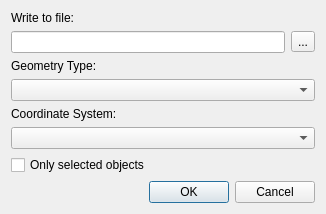
<?xml version="1.0" encoding="UTF-8"?>
<ui version="4.0">
 <class>ExtractGeometryDlg</class>
 <widget class="QDialog" name="ExtractGeometryDlg">
  <property name="geometry">
   <rect>
    <x>0</x>
    <y>0</y>
    <width>326</width>
    <height>207</height>
   </rect>
  </property>
  <property name="minimumSize">
   <size>
    <width>0</width>
    <height>0</height>
   </size>
  </property>
  <property name="maximumSize">
   <size>
    <width>1000</width>
    <height>1000</height>
   </size>
  </property>
  <property name="windowTitle">
   <string>Delta Transform</string>
  </property>
  <property name="windowIcon">
   <iconset resource="../../../Code/Tools/GuiFoundation/QtResources/resources.qrc">
    <normaloff>:/GuiFoundation/Icons/ezEditor16.png</normaloff>:/GuiFoundation/Icons/ezEditor16.png</iconset>
  </property>
  <layout class="QVBoxLayout" name="verticalLayout">
   <item>
    <widget class="QLabel" name="label">
     <property name="text">
      <string>Write to file:</string>
     </property>
    </widget>
   </item>
   <item>
    <layout class="QHBoxLayout" name="horizontalLayout">
     <item>
      <widget class="QLineEdit" name="DestinationFile"/>
     </item>
     <item>
      <widget class="QToolButton" name="BrowseButton">
       <property name="text">
        <string>...</string>
       </property>
      </widget>
     </item>
    </layout>
   </item>
   <item>
    <widget class="QLabel" name="label_2">
     <property name="text">
      <string>Geometry Type:</string>
     </property>
    </widget>
   </item>
   <item>
    <widget class="QComboBox" name="ExtractionMode"/>
   </item>
   <item>
    <widget class="QLabel" name="label_3">
     <property name="text">
      <string>Coordinate System:</string>
     </property>
    </widget>
   </item>
   <item>
    <widget class="QComboBox" name="CoordinateSystem"/>
   </item>
   <item>
    <widget class="QCheckBox" name="ExtractOnlySelection">
     <property name="text">
      <string>Only selected objects</string>
     </property>
    </widget>
   </item>
   <item>
    <spacer name="verticalSpacer">
     <property name="orientation">
      <enum>Qt::Vertical</enum>
     </property>
     <property name="sizeHint" stdset="0">
      <size>
       <width>20</width>
       <height>13</height>
      </size>
     </property>
    </spacer>
   </item>
   <item>
    <widget class="QDialogButtonBox" name="ButtonBox">
     <property name="standardButtons">
      <set>QDialogButtonBox::Cancel|QDialogButtonBox::Ok</set>
     </property>
    </widget>
   </item>
  </layout>
 </widget>
 <resources>
  <include location="../QtResources/resources.qrc"/>
  <include location="../../../Code/Tools/GuiFoundation/QtResources/resources.qrc"/>
  <include location="../../EditorFramework/QtResources/resources.qrc"/>
 </resources>
 <connections/>
</ui> 
